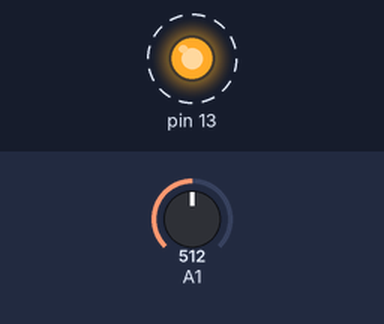
Bench run of a sketch on a simulated Arduino Uno, built with avr-gcc and run on an emulated ATmega328P. Shown: output pins drawn as LEDs (lit = HIGH). Dashed ring = blinking. The inputs (shaded band) are chosen by the test bench; at power-on: A1 = 512. What the sketch prints to the serial monitor is not drawn.

Above: at 0.5 s.
Timing chart, 0 to 4.6 s (numbered marks = the images above):
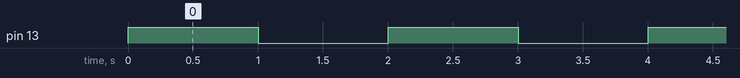

The sketch:

SHARP_IR_Sensor.ino
```cpp
// SHARP IR Sensor

/* This Analog sensor will read the amount of IR light that is reflected from a surface.
 * The light reflected back can be used to somewhat measure distance.
 * Many factors can affect this sensors perfomance including ambient light, and light/dark colors.
 */

//  Define the variable a as an integer

int a = 0;

// do some setup.  this code runs once to do any beginning setup you have.
void setup() {
  // turn on the serial port
  Serial.begin(9600);
  // initialize digital pin 13 (LED) as an output.
  pinMode(13, OUTPUT);

}

// once started, this code will run continuously.
void loop() {

    // turn on the arduino led on pin 13 while we are taking a reading
    digitalWrite(13, HIGH);
    a = analogRead(1);
    delay(1000);
    //turn off the arduino led on pin 13.
    digitalWrite(13, LOW);

    // if the sensor is greater than zero
    if( a>0 ) {

    Serial.print("Sensor Reading:");
    Serial.println(a);

    delay(1000);

    }
}
```

Measured:
- by itself, pin 13: alternates HIGH for 1.0 s and LOW for 1.0 s
